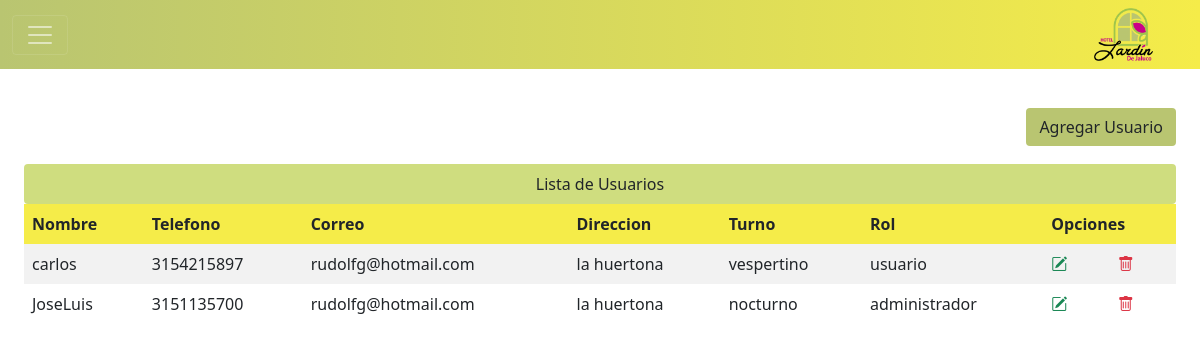
The app's page /usuarios.php (signed in) with its own data.
### tables this page shows
CREATE TABLE `usuario` (
  `idUsuario` int(10) NOT NULL,
  `nombre` varchar(45) NOT NULL,
  `apellido_pat` varchar(45) NOT NULL,
  `apellido_mat` varchar(45) NOT NULL,
  `telefono` varchar(10) NOT NULL,
  `email` varchar(35) NOT NULL,
  `direccion` varchar(45) NOT NULL,
  `turno` varchar(10) NOT NULL,
  `password` varchar(6) NOT NULL,
  `rol` text NOT NULL
);

### usuarios.php (the view, shortened to what this page needs)
<?php include 'template/header.php';
?>
<?php
    include_once "model/conexion.php";
    $sentencia = $bd -> query("select * from usuario");
    $usuario = $sentencia->fetchAll(PDO::FETCH_OBJ);
?>
<<head>
    <link rel="stylesheet" href="css/styleGeneral.css">
</head>
<div class="margin_table">
    <div class="row">
        <div class="col-sm-12">
            <input style="float: right;" type="button" onclick = "location='agregarUsuario.php'" value = "Agregar Usuario" class = "btn btn_general rounded mb-2" ></input>
        <br><br>
            <div class="mt-2">
                <div class="table_title rounded p-2">Lista de Usuarios</div>
                <div class="mx-auto">
                <table class="table table-striped table-hover table-borderless">
                        <thead class="table_theme">
                            <tr>
                                <th scope="col">Nombre</th>
                                <th scope="col">Telefono</th>
                                <th scope="col">Correo</th>
                                <th scope="col">Direccion</th>
                                <th scope="col">Turno</th>
                                <th scope="col">Rol</th>
                                <th scope="col" colspan="2">Opciones</th>
                            </tr>
                        </thead>
                        <tbody>
                            <?php
                                foreach($usuario as $dato){
                            ?>
                             <tr>
                                <td><?php echo $dato->nombre; ?></td>
                                <td><?php echo $dato->telefono; ?></td>
                                <td><?php echo $dato->email; ?></td>
                                <td><?php echo $dato->direccion; ?></td>
                                <td><?php echo $dato->turno; ?></td>
                                <td><?php echo $dato->rol; ?></td>
                                <td><a class="text-success" href="editarUsuarios.php?codigo=<?php echo $dato->idUsuario; ?>"><i class="bi bi-pencil-square"></i></a></td>
                                <td><a onclick="return confirm('Estas seguro de eliminar?');" class="text-danger" href="eliminarUsuario.php?codigo=<?php echo $dato->idUsuario; ?>"><i class="bi bi-trash"></i></a></td>
                            </tr>
                            <?php
                                }
                            ?>
                        </tbody>
                    </table>
                </div>
            </div>
        </div>
        <?php include 'template/footer.php' ?>

### css/styleGeneral.css (style rules this page uses)
.btn_general { background: rgb(185, 197, 113); }
.margin_table { margin-top: 7%; margin-left: 2%; margin-right: 2%; }
.table_theme { background: rgb(245, 236, 73); }
.table_title { background: rgb(207, 221, 127); width: 100%; text-align: center; }

### records on screen
usuario: nombre "carlos", telefono "3154215897", email "rudolfg@hotmail.com", direccion "la huertona", turno "vespertino", rol "usuario"
usuario: nombre "JoseLuis", telefono "3151135700", email "rudolfg@hotmail.com", direccion "la huertona", turno "nocturno", rol "administrador"
